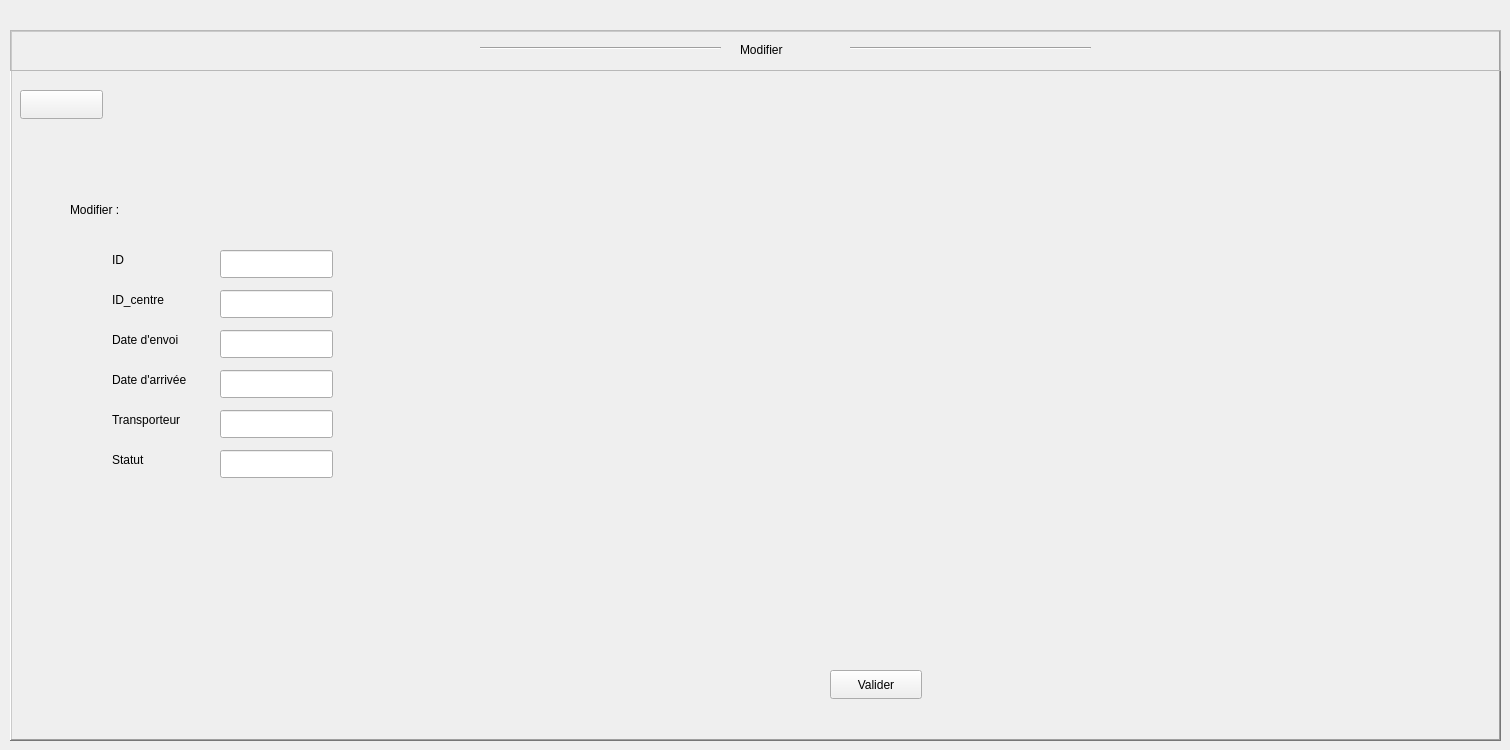
      <widget class="QWidget" name="page_17">
       <widget class="QFrame" name="frame_41">
        <property name="geometry">
         <rect>
          <x>10</x>
          <y>30</y>
          <width>1491</width>
          <height>711</height>
         </rect>
        </property>
        <property name="styleSheet">
         <string notr="true"/>
        </property>
        <property name="frameShape">
         <enum>QFrame::Shape::WinPanel</enum>
        </property>
        <property name="frameShadow">
         <enum>QFrame::Shadow::Raised</enum>
        </property>
        <widget class="QFrame" name="frame_42">
         <property name="geometry">
          <rect>
           <x>0</x>
           <y>0</y>
           <width>1491</width>
           <height>41</height>
          </rect>
         </property>
         <property name="styleSheet">
          <string notr="true"/>
         </property>
         <property name="frameShape">
          <enum>QFrame::Shape::StyledPanel</enum>
         </property>
         <property name="frameShadow">
          <enum>QFrame::Shadow::Raised</enum>
         </property>
         <widget class="QLabel" name="label_80">
          <property name="geometry">
           <rect>
            <x>730</x>
            <y>10</y>
            <width>81</width>
            <height>20</height>
           </rect>
          </property>
          <property name="text">
           <string>Modifier</string>
          </property>
         </widget>
         <widget class="Line" name="line_27">
          <property name="geometry">
           <rect>
            <x>470</x>
            <y>10</y>
            <width>241</width>
            <height>16</height>
           </rect>
          </property>
          <property name="orientation">
           <enum>Qt::Orientation::Horizontal</enum>
          </property>
         </widget>
         <widget class="Line" name="line_28">
          <property name="geometry">
           <rect>
            <x>840</x>
            <y>10</y>
            <width>241</width>
            <height>16</height>
           </rect>
          </property>
          <property name="orientation">
           <enum>Qt::Orientation::Horizontal</enum>
          </property>
         </widget>
        </widget>
        <widget class="QStackedWidget" name="stackedWidget_6">
         <property name="geometry">
          <rect>
           <x>10</x>
           <y>50</y>
           <width>1461</width>
           <height>651</height>
          </rect>
         </property>
         <property name="currentIndex">
          <number>0</number>
         </property>
         <widget class="QWidget" name="page_20">
          <widget class="QLabel" name="label_81">
           <property name="geometry">
            <rect>
             <x>92</x>
             <y>250</y>
             <width>91</width>
             <height>20</height>
            </rect>
           </property>
           <property name="text">
            <string>Date d'envoi</string>
           </property>
          </widget>
          <widget class="QLabel" name="label_83">
           <property name="geometry">
            <rect>
             <x>92</x>
             <y>370</y>
             <width>91</width>
             <height>20</height>
            </rect>
           </property>
           <property name="text">
            <string>Statut</string>
           </property>
          </widget>
          <widget class="QLineEdit" name="lineEdit_64">
           <property name="geometry">
            <rect>
             <x>200</x>
             <y>370</y>
             <width>113</width>
             <height>28</height>
            </rect>
           </property>
           <property name="styleSheet">
            <string notr="true"/>
           </property>
          </widget>
          <widget class="QLabel" name="label_89">
           <property name="geometry">
            <rect>
             <x>92</x>
             <y>330</y>
             <width>91</width>
             <height>20</height>
            </rect>
           </property>
           <property name="text">
            <string>Transporteur</string>
           </property>
          </widget>
          <widget class="QLabel" name="label_94">
           <property name="geometry">
            <rect>
             <x>92</x>
             <y>210</y>
             <width>91</width>
             <height>20</height>
            </rect>
           </property>
           <property name="text">
            <string>ID_centre</string>
           </property>
          </widget>
          <widget class="QLineEdit" name="lineEdit_65">
           <property name="geometry">
            <rect>
             <x>200</x>
             <y>170</y>
             <width>113</width>
             <height>28</height>
            </rect>
           </property>
           <property name="styleSheet">
            <string notr="true"/>
           </property>
          </widget>
          <widget class="QLineEdit" name="lineEdit_66">
           <property name="geometry">
            <rect>
             <x>200</x>
             <y>210</y>
             <width>113</width>
             <height>28</height>
            </rect>
           </property>
           <property name="styleSheet">
            <string notr="true"/>
           </property>
          </widget>
          <widget class="QLineEdit" name="lineEdit_67">
           <property name="geometry">
            <rect>
             <x>200</x>
             <y>330</y>
             <width>113</width>
             <height>28</height>
            </rect>
           </property>
           <property name="styleSheet">
            <string notr="true"/>
           </property>
          </widget>
          <widget class="QLabel" name="label_96">
           <property name="geometry">
            <rect>
             <x>50</x>
             <y>120</y>
             <width>71</width>
             <height>20</height>
            </rect>
           </property>
           <property name="text">
            <string>Modifier :</string>
           </property>
          </widget>
          <widget class="QLabel" name="label_98">
           <property name="geometry">
            <rect>
             <x>92</x>
             <y>290</y>
             <width>91</width>
             <height>20</height>
            </rect>
           </property>
           <property name="text">
            <string>Date d'arrivée</string>
           </property>
          </widget>
          <widget class="QLineEdit" name="lineEdit_68">
           <property name="geometry">
            <rect>
             <x>200</x>
             <y>250</y>
             <width>113</width>
             <height>28</height>
            </rect>
           </property>
           <property name="styleSheet">
            <string notr="true"/>
           </property>
          </widget>
          <widget class="QLabel" name="label_99">
           <property name="geometry">
            <rect>
             <x>92</x>
             <y>170</y>
             <width>91</width>
             <height>20</height>
            </rect>
           </property>
           <property name="text">
            <string>ID</string>
           </property>
          </widget>
          <widget class="QLineEdit" name="lineEdit_69">
           <property name="geometry">
            <rect>
             <x>200</x>
             <y>290</y>
             <width>113</width>
             <height>28</height>
            </rect>
           </property>
           <property name="styleSheet">
            <string notr="true"/>
           </property>
          </widget>
          <widget class="QPushButton" name="pushButton_77">
           <property name="geometry">
            <rect>
             <x>810</x>
             <y>590</y>
             <width>92</width>
             <height>29</height>
            </rect>
           </property>
           <property name="text">
            <string>Valider</string>
           </property>
          </widget>
          <widget class="QPushButton" name="pushButton_78">
           <property name="geometry">
            <rect>
             <x>0</x>
             <y>10</y>
             <width>83</width>
             <height>29</height>
            </rect>
           </property>
           <property name="text">
            <string/>
           </property>
           <property name="icon">
            <iconset theme="QIcon::ThemeIcon::EditUndo"/>
           </property>
          </widget>
         </widget>
        </widget>
       </widget>
      </widget>
